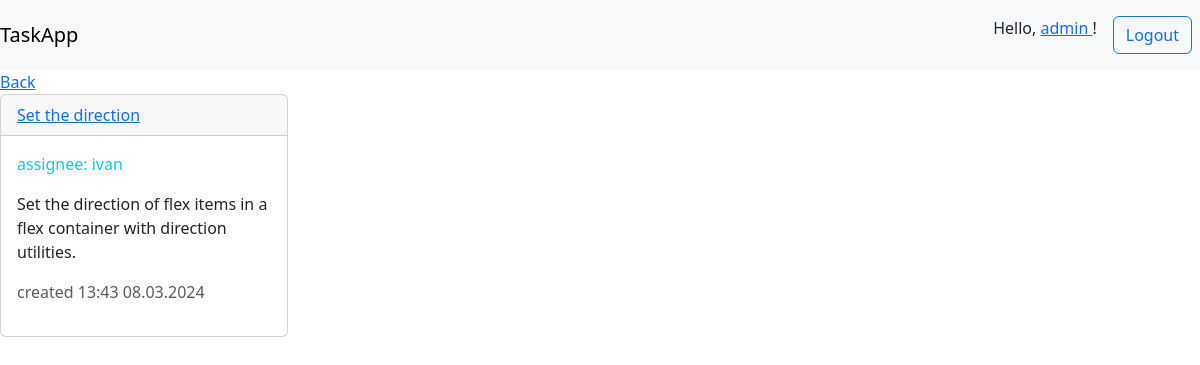
The app's page /task/19/ (signed in), older data.
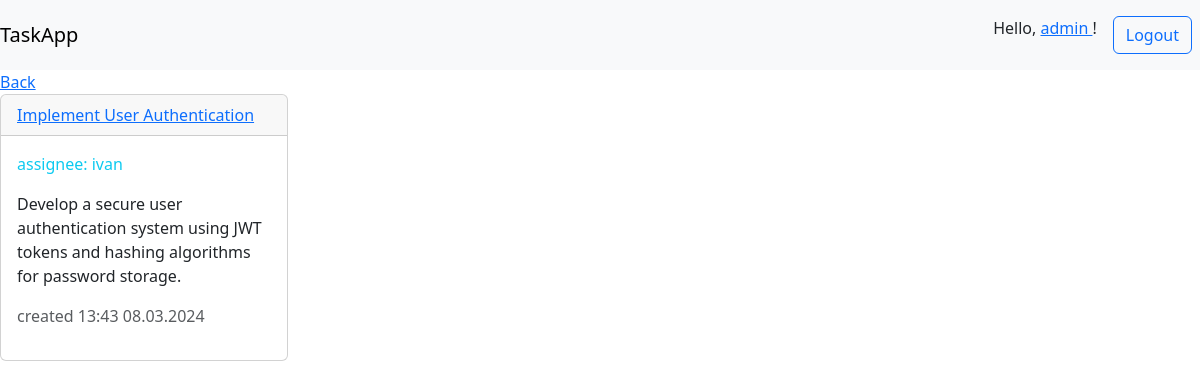
The same page, newer data.
### taskapp/models.py (models this page shows, shortened)
class Task(models.Model):
    creator = models.ForeignKey(User, related_name="creator", on_delete=models.SET_NULL, null=True)
    title = models.CharField(max_length=255)
    description = models.TextField(blank=True, null=True)
    status = models.ForeignKey(TaskStatus, on_delete=models.SET_NULL, null=True)
    created = models.DateTimeField(auto_now_add=True)
    updated = models.DateTimeField(auto_now=True)
    assignee = models.ForeignKey(User, related_name="assignee", on_delete=models.SET_NULL, null=True)
    edited = models.BooleanField(default=False)
    class Meta:
        ordering = ["-created"]

### taskapp/views.py (the view)
# urls.py: path('task/<int:id>/', view_task, name='task'),
@login_required(login_url="login")
def view_task(request, id):
    task = Task.objects.get(id=id)
    context = {'task': task}
    return render(request, 'taskapp/task.html', context=context)

### taskapp/templates/taskapp/task.html (shortened to what this page needs)
<!DOCTYPE html>
{% extends 'main.html' %}
        {% block content %}
        <a href="/">Back</a>
        <div class="card" style="width: 18rem;">
                <div class="card-header "><a href="{%url 'task' task.id%}">{{task.title}}</a></div>
                    <div class="card-body">
                        <p class="text-info"> assignee: {{task.assignee}} </p>
                        <p class="card-text">{{task.description}}</p>
                        <p class="font-italic text-muted"> created {{task.created|date:'H:i d.m.Y '}} </p>
                    </div>
            </div>
        {% endblock %}

Row changes from the older to the newer data that the page shows:
changed Task "ivan": title "Set the direction" → "Implement User Authentication"; description "Set the direction of flex items in a flex container with direction utilities." → "Develop a secure user authentication system using JWT tokens and hashing algorithms for password storage."
